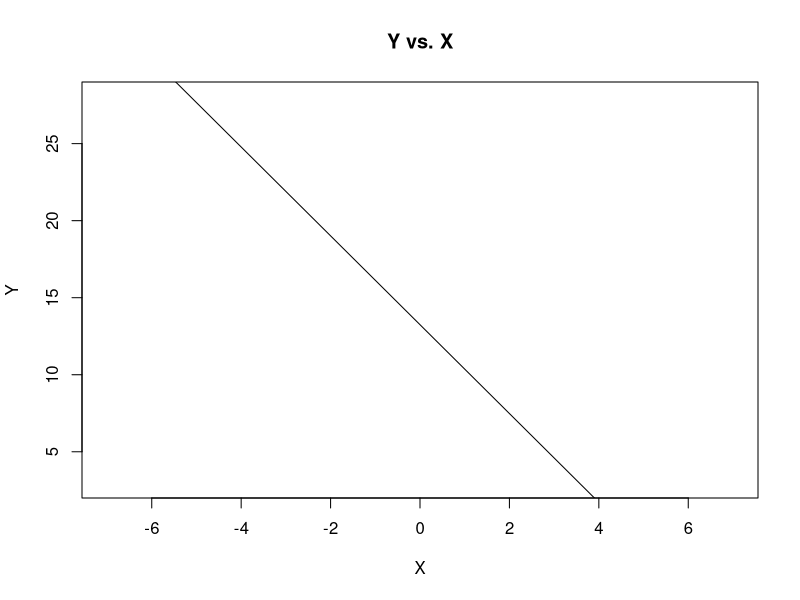
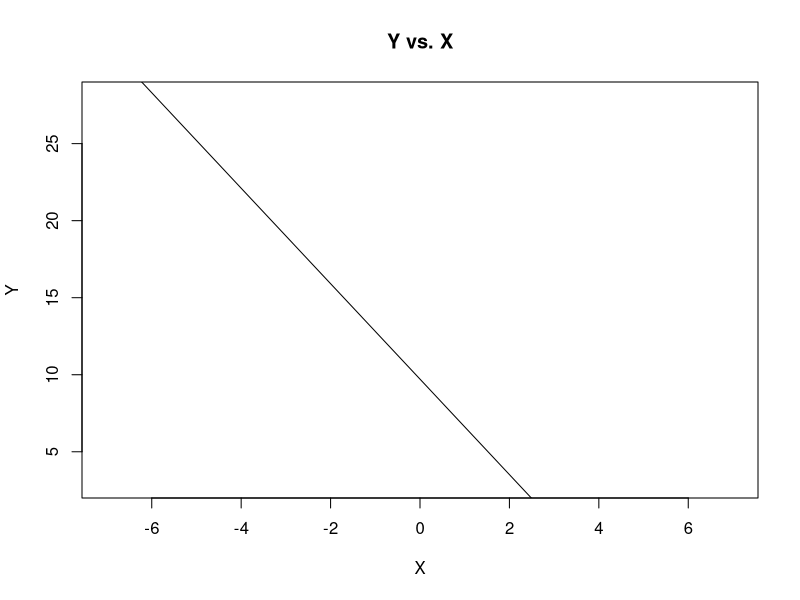
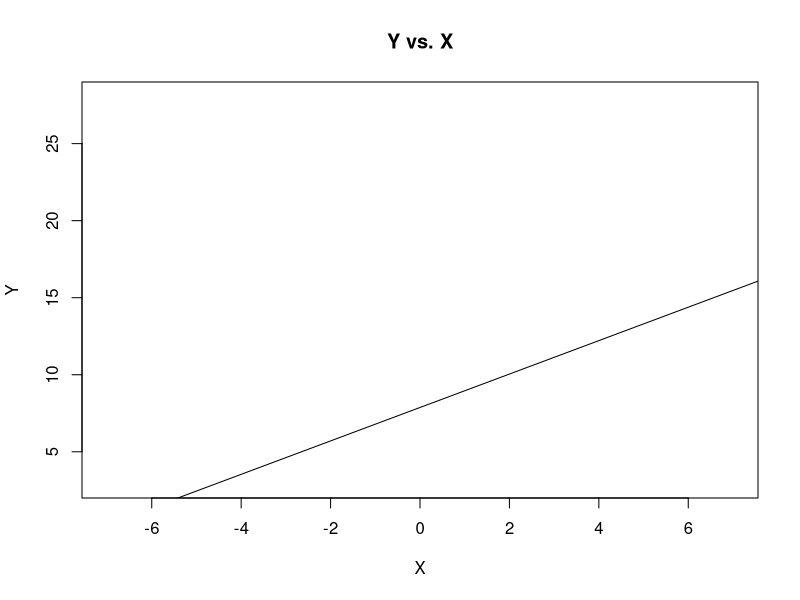
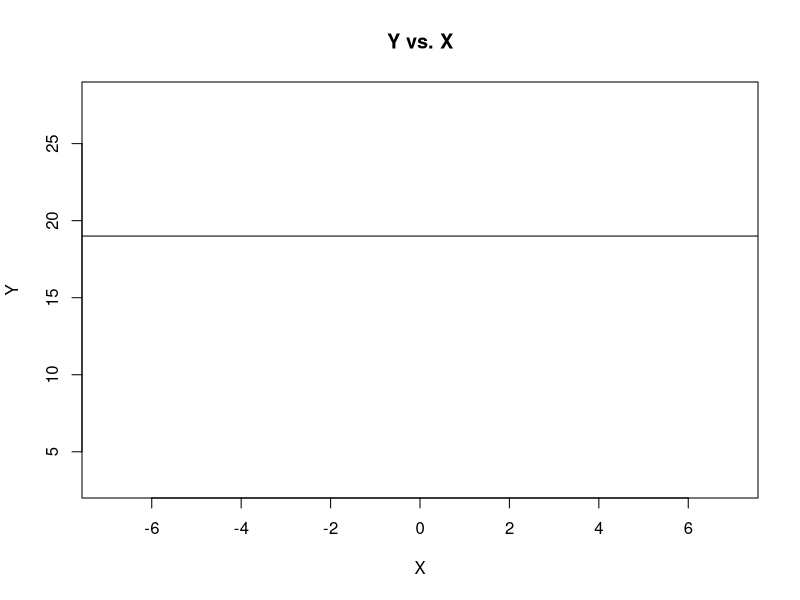
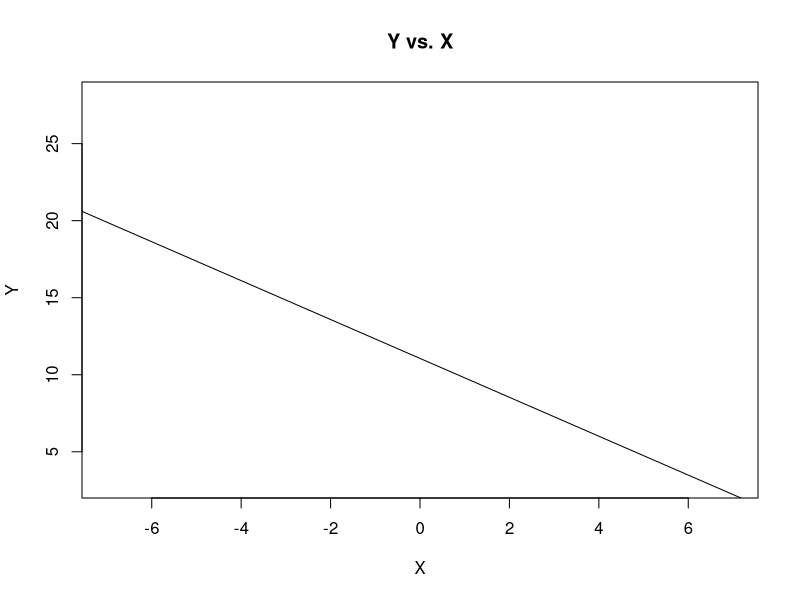
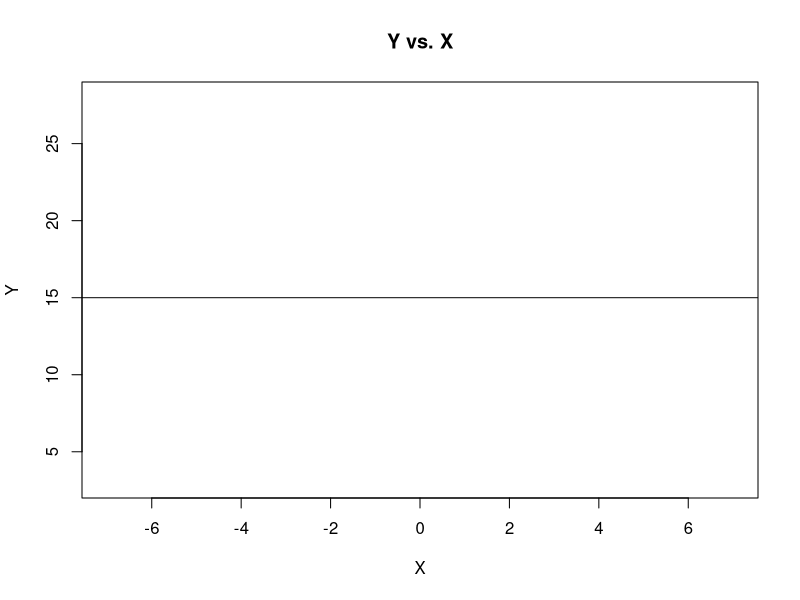
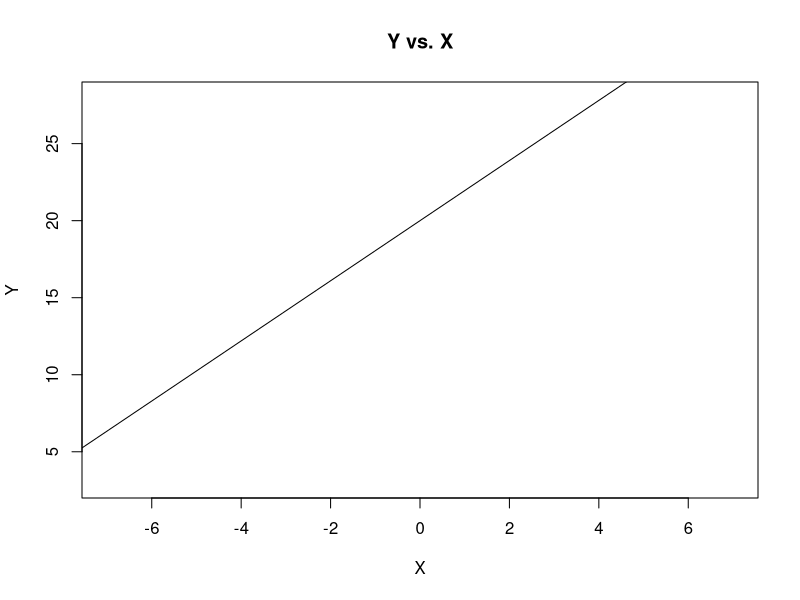
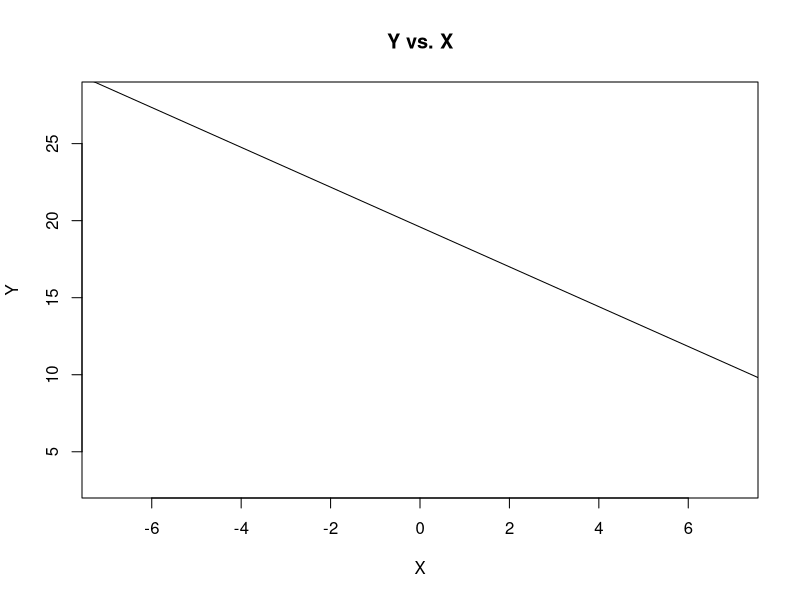

R code for these plots, in order: (Note: this script raises an error after producing the figures.)
##### RegMC2 #####
RegMC2= function(
title = "RegMC2", # Question-bank title that will be easily viewable in e-learning
n = 200, # Number of questions to generate
type = "MC", # The question type, one of many possible types on e-learning
answers = 3, # Number of answers per MC question
points.per.q = 4, # Number of points the question is worth (on the test)
difficulty = 1, # An easily viewable difficulty level on e-learning
quest.txt1 = "The regression of two variables Y vs. X is depicted above. Determine whether the slope is positive, negative, or zero.", # The above question text is the static text for the full question
digits = 2, # This is the number of decimal places to round off the data
loc.path = "Images/", # This is the local path used to store any randomly generated image files
e.path = "Images/", # This is the path on e-learning used to store any above-implemented image files
hint = "No calculation is necessary. Just interpret the above graph.", # This is a student hint, visible to them during the exam on e-learning
feedback = "Lines tilted up from left to right are positive, tilted down are negative, and flat liens are zero." # This is student feedback, visible after the exam
)
{
param <- c("NewQuestion","ID","Title","QuestionText","Points","Difficulty", "Image",
           rep("Option", answers),"Hint","Feedback") # These are setting row names for the CSV file
questions <- data.frame() # This opens a data frame to store the randomly generated questions below
for(i in 1:n)
{
  ID <- paste(title, i, sep = "-") # The ID of the specific question within the bank, title + question number in the loop
  points <- sample(c(rep(0,answers-1),100),replace=F) # The proportion of points assigned to each possible answer, 1 if correct or 0 if incorrect
  corr.ind <- 7 + which.max(points) # This is the row index of the correct answer
  decis <- sample(1:3, size = 1)
  X <- sample(1:40, size = 10) # # randomly generating the X values
  Y <- if(decis == 1){sample(10:20, size = 1) + sample(seq(0.25, 5, by = 0.25), size = 1)*X + rnorm(10,0,3)}
  else{if(decis == 2){sample(10:20, size = 1) - sample(seq(0.25, 5, by = 0.25), size = 1)*X + rnorm(10,0,3)}
    else{rep(sample(10:20, size = 1), length(X))}} # randomly generating the Y values and changing the values depending upon condition
  corr.ans <- if(decis == 1){"Positive"}else{if(decis == 2){"Negative"}else{"Zero"}} # This is the correct answer to the question
  ans.txt <- if(decis == 1){c("Negative", "Zero", "Neither of These")}else{if(decis == 2){c("Positive", "Zero", "Neither of These")}else{c("Positive", "Negative", "Neither of These")}} # These are randomly generated incorrect answers.
  content <- c(type, ID, ID, quest.txt1,
               points.per.q, difficulty, paste(e.path, paste(title, i, sep = "-"), ".jpeg", sep = ""),
               points, hint, feedback) # This is collecting a lot of the above information into a single vector
  options <- c(rep("",7), ans.txt, rep("",2)) # This is collecting the incorrect answers above, and indexing them correctly by row
  options[corr.ind] <- corr.ans # This is imputing the correct answer at the appropriate row index
  questions[(1+(9+answers)*i):((9+answers)*(i+1)),1] <- param # This is indexing and storing all the row names
  questions[(1+(9+answers)*i):((9+answers)*(i+1)),2] <- content # Indexing and storing all the content
  questions[(1+(9+answers)*i):((9+answers)*(i+1)),3] <- options # Indexing and storing the answers, both incorrect and correct
  jpeg(filename=paste(loc.path, paste(title, i, sep = "-"), ".jpeg", sep = "")) # creating the image files in the designated place
  plot(X, Y, xlim = c(-7,7), ylim = c(3,28), type = "n"); abline(lm(Y~X)); title("Y vs. X"); # creating a scatter plot of X and Y values with fixed limit points and then drawing a linear regression line within the plot
  dev.off()
}
questions <- questions[((10+answers)):((9+answers)*(n+1)),] # Storing only what's needed for e-learning upload as a CSV file
write.table(questions, sep=",", file=paste(title, ".csv", sep = ""),
            row.names=F, col.names=F) # Writing the CSV file
}

RegMC2() # creating the csv file